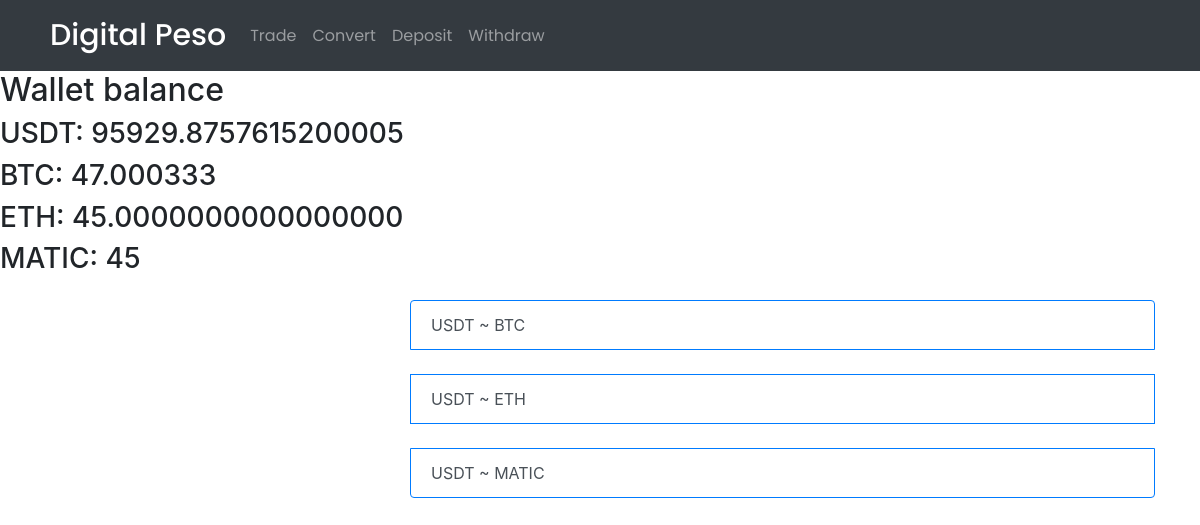
Page /trade.php (signed in) on the committed database.
### tables this page shows
CREATE TABLE `usertable` (
  `id` int(11) NOT NULL,
  `name` varchar(255) NOT NULL,
  `email` varchar(255) NOT NULL,
  `password` varchar(255) NOT NULL,
  `code` mediumint(50) NOT NULL,
  `status` text NOT NULL,
  `bal_php` varchar(50) NOT NULL,
  `bal_usd` varchar(50) NOT NULL,
  `bal_btc` varchar(50) NOT NULL,
  `bal_eth` varchar(50) NOT NULL,
  `bal_matic` varchar(50) NOT NULL
);

### trade.php (the view, shortened to what this page needs)
<?php require_once "controllerUserData.php"; ?>
<?php
$email = $_SESSION['email'];
$password = $_SESSION['password'];
if($email != false && $password != false){
    $sql = "SELECT * FROM usertable WHERE email = '$email'";
    $run_Sql = mysqli_query($con, $sql);
    if($run_Sql){
        $fetch_info = mysqli_fetch_assoc($run_Sql);
    }
}else{
    header('Location: login-user.php');
}
?>
<!DOCTYPE html>
<html lang="en">
<head>
    <link rel="stylesheet" href="https://stackpath.bootstrapcdn.com/bootstrap/4.5.2/css/bootstrap.min.css">
</head>
<body>
<nav class="navbar navbar-expand-lg navbar-dark bg-dark">
        <a class="navbar-brand" href="home.php">Digital Peso</a>
        <div class="collapse navbar-collapse" id="navbarNav">
            <ul class="navbar-nav">
                <li class="nav-item">
                    <a class="nav-link" href="trade.php">Trade</a>
                </li>
                <li class="nav-item">
                    <a class="nav-link" href="convert.php">Convert</a>
                </li>
                <li class="nav-item">
                    <a class="nav-link" href="deposit.php">Deposit</a>
                </li>
                <li class="nav-item">
                    <a class="nav-link" href="withdraw.php">Withdraw</a>
                </li>
            </ul>
        </div>
    </nav>
    <h2>Wallet balance</h2>
    <h3>USDT: <?php echo $fetch_info['bal_usd'] ?> </h3>
    <h3>BTC: <?php echo $fetch_info['bal_btc'] ?> </h3>
    <h3>ETH: <?php echo $fetch_info['bal_eth'] ?> </h3>
    <h3>MATIC: <?php echo $fetch_info['bal_matic'] ?> </h3>
<div class="container-xl ">
    <div class="row justify-content-md-end mt-4">
    <div class="list-group col-md-8 ">
  <a href="USDtoBTC.php" class="list-group-item list-group-item-action border border-primary">
      USDT ~ BTC</a>
  <a href="USDtoETH.php" class="list-group-item list-group-item-action border border-primary mt-4">
      USDT ~ ETH</a>
  <a href="USDtoMATIC.php" class="list-group-item list-group-item-action border border-primary mt-4">
      USDT ~ MATIC</a>
</div>
    </div>
</div>
</body>
</html>

### trade.php (style rules this page uses)
nav { padding-left: 50px!important; padding-right: 100px!important; background: #6665ee; font-family: 'Poppins', sans-serif; }
nav a.navbar-brand { color: #fff; font-size: 30px!important; font-weight: 500; }
body { background: url('https://source.unsplash.com/twukN12EN7c/1920x1080') no-repeat center center fixed; -webkit-background-size: cover; -moz-background-size: cover; background-size: cover; -o-background-size: cover; }

### rows in the picture
usertable: bal_usd "95929.8757615200005", bal_btc "47.000333", bal_eth "45.0000000000000000", bal_matic "45"
